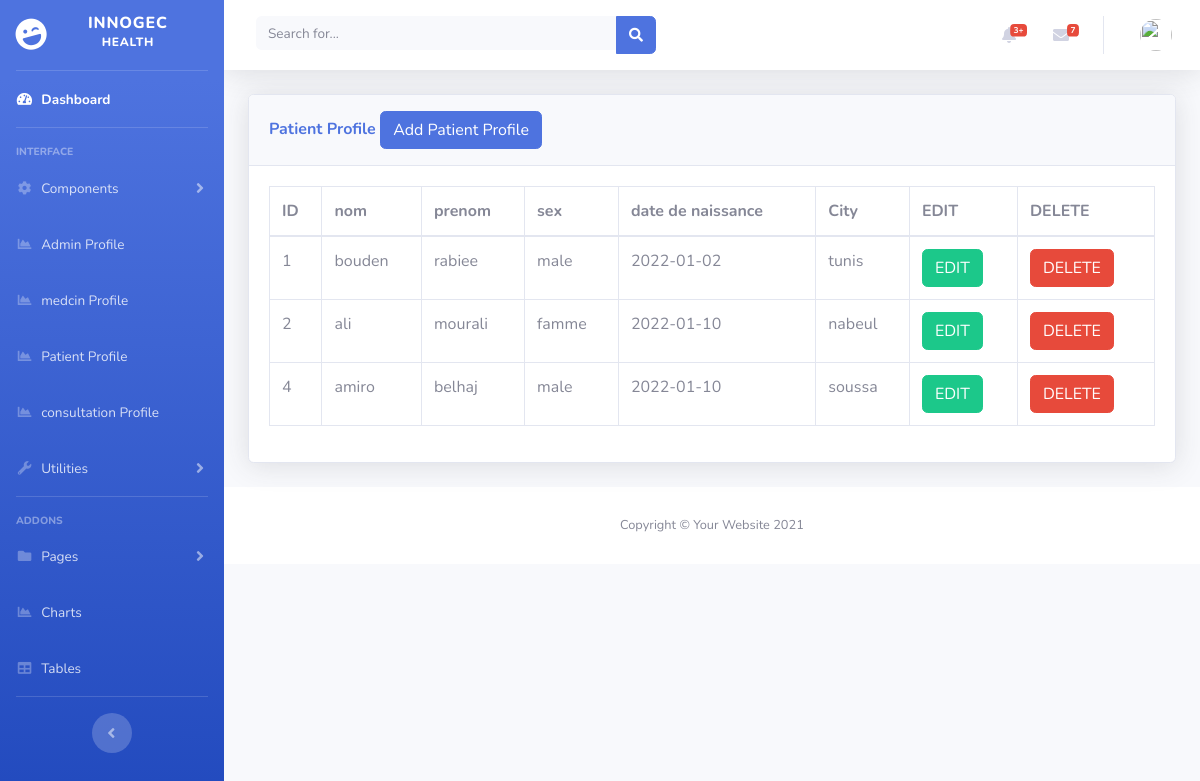
/pat.php, run on the app's committed database.
### tables this page shows
CREATE TABLE IF NOT EXISTS `patient` (
  `idp` int(11) NOT NULL auto_increment,
  `nomp` varchar(30) NOT NULL default '',
  `prenomp` varchar(30) NOT NULL default '',
  `sex` varchar(30) NOT NULL default '',
  `dateness` date NOT NULL default '0000-00-00',
  `City` varchar(30) NOT NULL default '',
  PRIMARY KEY  (`idp`)
);

### class/Modele.php (called while the page is built, shortened)
<?php
abstract class Modele {
function __construct(){
 $this->pdo=new PDO('mysql:host=localhost;dbname=adminpanel','root','');
}
}
?>

### class/Patient.php (called while the page is built, shortened)
<?php
include_once("Modele.php");
class Patient extends Modele
{
    function liste()
    {
        $query = " SELECT *
        FROM `patient`
        LIMIT 0 , 30 ";
        $res = $this->pdo->prepare($query);
        $res->execute();
        return $res;
    }
}
?>

### pat.php (the view, shortened to what this page needs)
<?php
include('includes/header.php');
include('includes/navbar.php');
?>
<div class="container-fluid">
<div class="card shadow mb-4">
  <div class="card-header py-3">
    <h6 class="m-0 font-weight-bold text-primary">Patient Profile
            <button type="button" class="btn btn-primary" data-toggle="modal" data-target="#addadminprofile">
              Add Patient Profile
            </button>
    </h6>
  </div>
  <div class="card-body">
    <div class="table-responsive">
      <table class="table table-bordered" id="dataTable" width="100%" cellspacing="0">
        <?php
        require_once("class/Patient.php");
        $us = new Patient();
        $res=$us->liste();
       ?>
        <thead>
          <tr>
            <th> ID </th>
            <th> nom </th>
            <th>prenom </th>
            <th>sex</th>
            <th>date de naissance</th>
            <th>City</th>
            <th>EDIT </th>
            <th>DELETE </th>
          </tr>
        </thead>
        <tbody>
        <?php    foreach ($res as $row) {  ?>
          <tr>
            <td><?php echo $row['idp']?></td>
            <td><?php echo $row['nomp']?></td>
            <td><?php echo $row['prenomp']?></td>
            <td><?php echo $row['sex']?></td>
            <td><?php echo $row['dateness']?></td>
            <td><?php echo $row['City']?></td>
            <td>
                <form action="pattient_edit.php" method="post">
                    <button  type="submit" name="edit_btn" class="btn btn-success"> EDIT</button>
                </form>
            </td>
            <td>
                <form action="code.php" method="post">
                  <button type="submit" name="delete_btn" class="btn btn-danger"> DELETE</button>
                </form>
            </td>
          </tr>
          <?php }?>
        </tbody>
      </table>
    </div>
  </div>
</div>
</div>
<?php
include('includes/footer.php');
?>

### data on the page
patient: idp "1", nomp "bouden", prenomp "rabiee", sex "male", dateness "2022-01-02", City "tunis"
patient: idp "2", nomp "ali", prenomp "mourali", sex "famme", dateness "2022-01-10", City "nabeul"
patient: idp "4", nomp "amiro", prenomp "belhaj", sex "male", dateness "2022-01-10", City "soussa"
